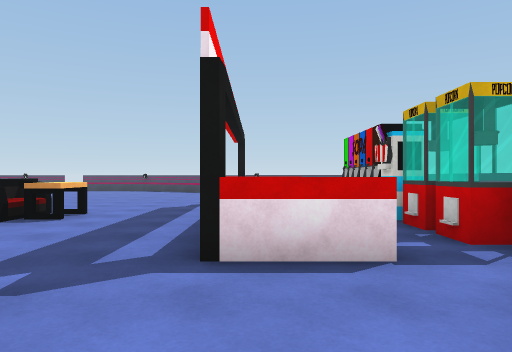
View 1 (above)

16 first-person views from a walk through a Unity game level. The camera is 1.3 m above the floor, looks level and sees 70° across. Doors are open. The floor is counted in squares, 2 m on a side. Each view is taken from the middle of a square. On the plan, view 1 faces up. The plan holds only what a view shows up to about 11 squares ahead; the rest is blank. The place goes on beyond the plan. The player is left out. Surface patterns are stand-ins for the level's own textures.

View 2
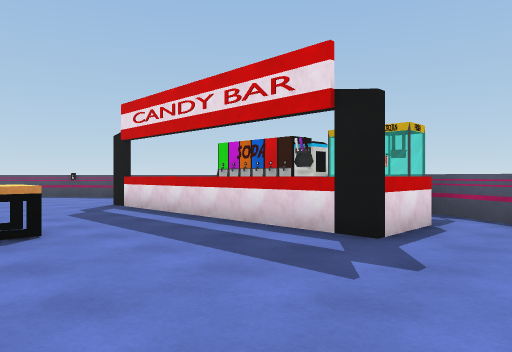

View 3
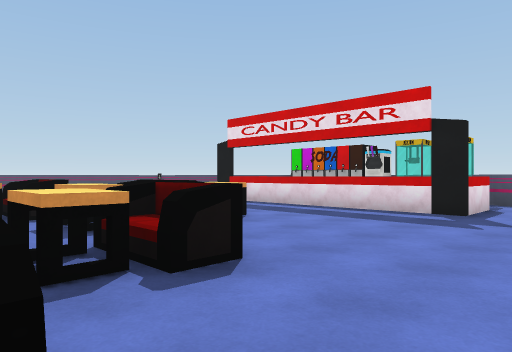

View 4
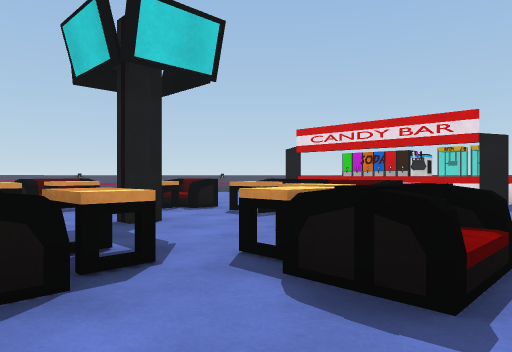

View 5
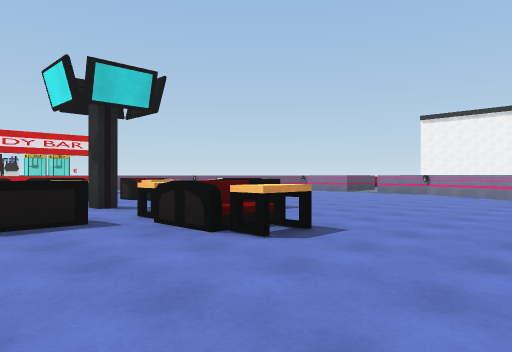

View 6
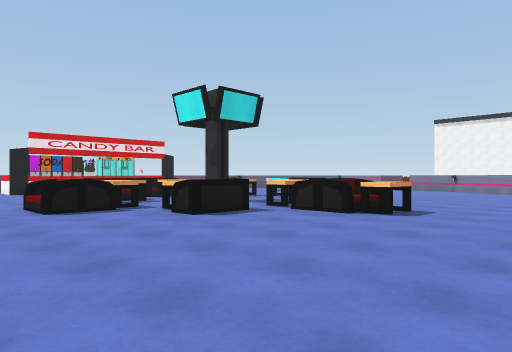

View 7
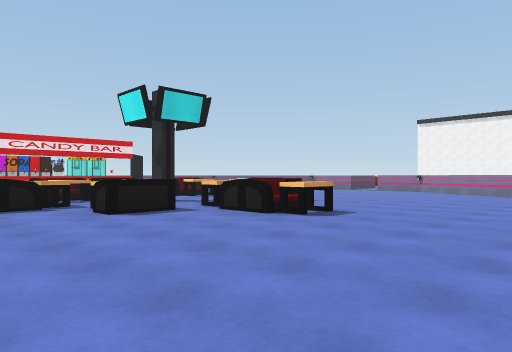

View 8
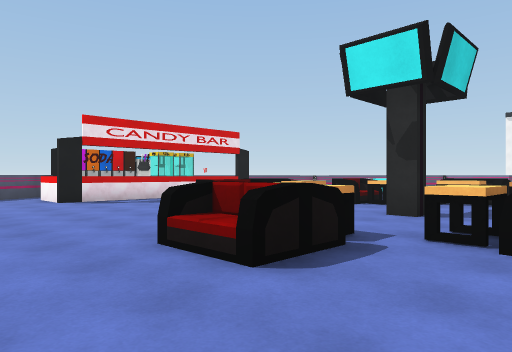

View 9
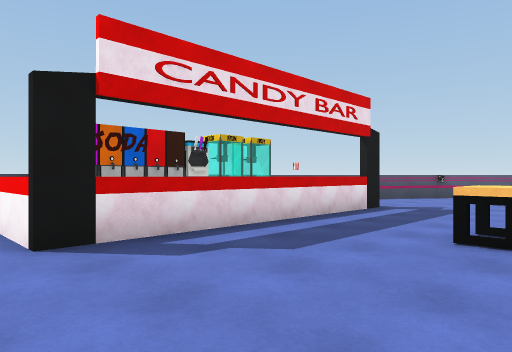

View 10
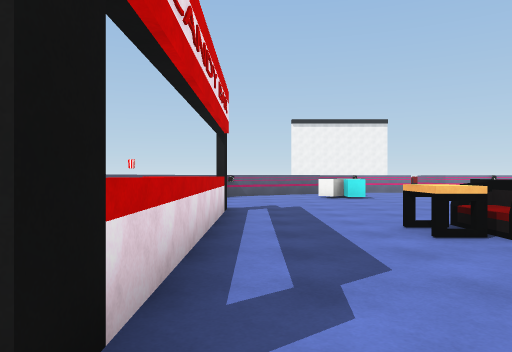

View 11
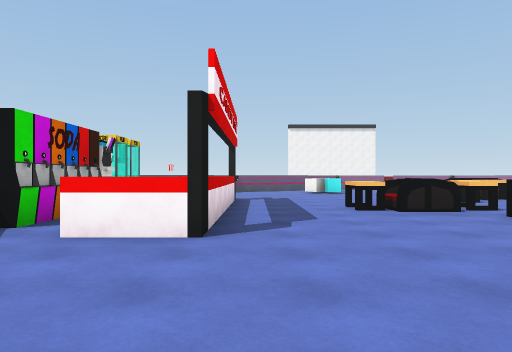

View 12
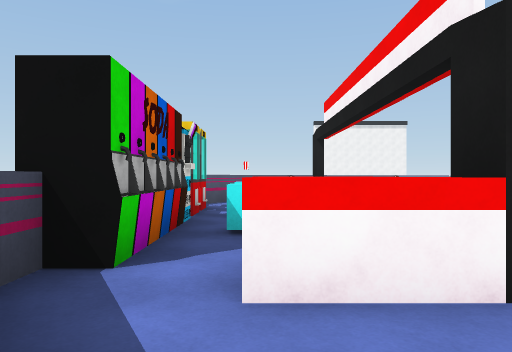

View 13
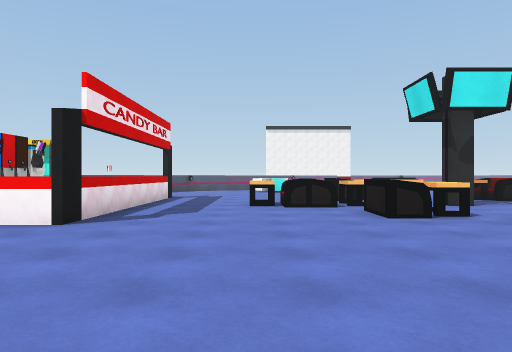

View 14
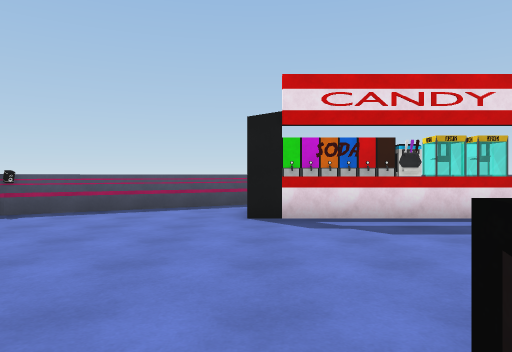

View 15
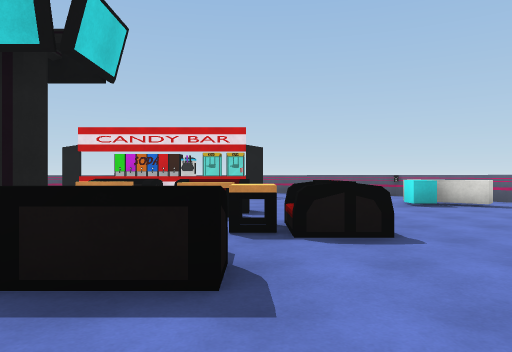

View 16
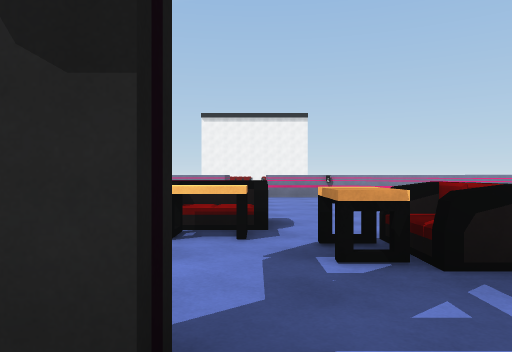

### Floor plan
Key: @ floor where view 1 was taken; # wall or solid block; . floor; ^ raised ledge; S sofa; T table; M machine; B bag; O other object.
Columns run from 16 left of view 1 to 3 right of it. Each row starts with its distance up from view 1.
 14              . ##
 13             ....##
 12  .... .... ......##
 11 ..................#
 10 ........SS........#
  9 ........TT......^^##
  8 ......ST..TS....^^O#
  7  .....S....S....^O##
  6  ...TST..#.TST..^OO
  5  ....S..........^OMM
  4  .....ST..TS....^BM#
  3  .......TTTS....^^##
  2   ......SS........#
  1   ................#
  0   ..............@##
 -1   ..........O^..O#
 -2   #......  .^..###
 -3   ##....    ..#
 -4     ##       #

Where each view was taken, in squares from view 1:
view 1: 0 up, 0 right, facing up
view 2: 1 up, 4 left, facing up-right
view 3: 1 up, 7 left, facing up-right
view 4: 1 up, 10 left, facing up-right
view 5: 9 up, 15 left, facing down-right
view 6: 12 up, 15 left, facing down-right
view 7: 11 up, 16 left, facing down-right
view 8: 12 up, 10 left, facing down-right
view 9: 10 up, 4 left, facing down-right
view 10: 10 up, 1 left, facing down
view 11: 13 up, 1 left, facing down
view 12: 11 up, 1 right, facing down
view 13: 14 up, 3 left, facing down
view 14: 9 up, 6 left, facing right
view 15: 3 up, 12 left, facing right
view 16: 7 up, 8 left, facing down
